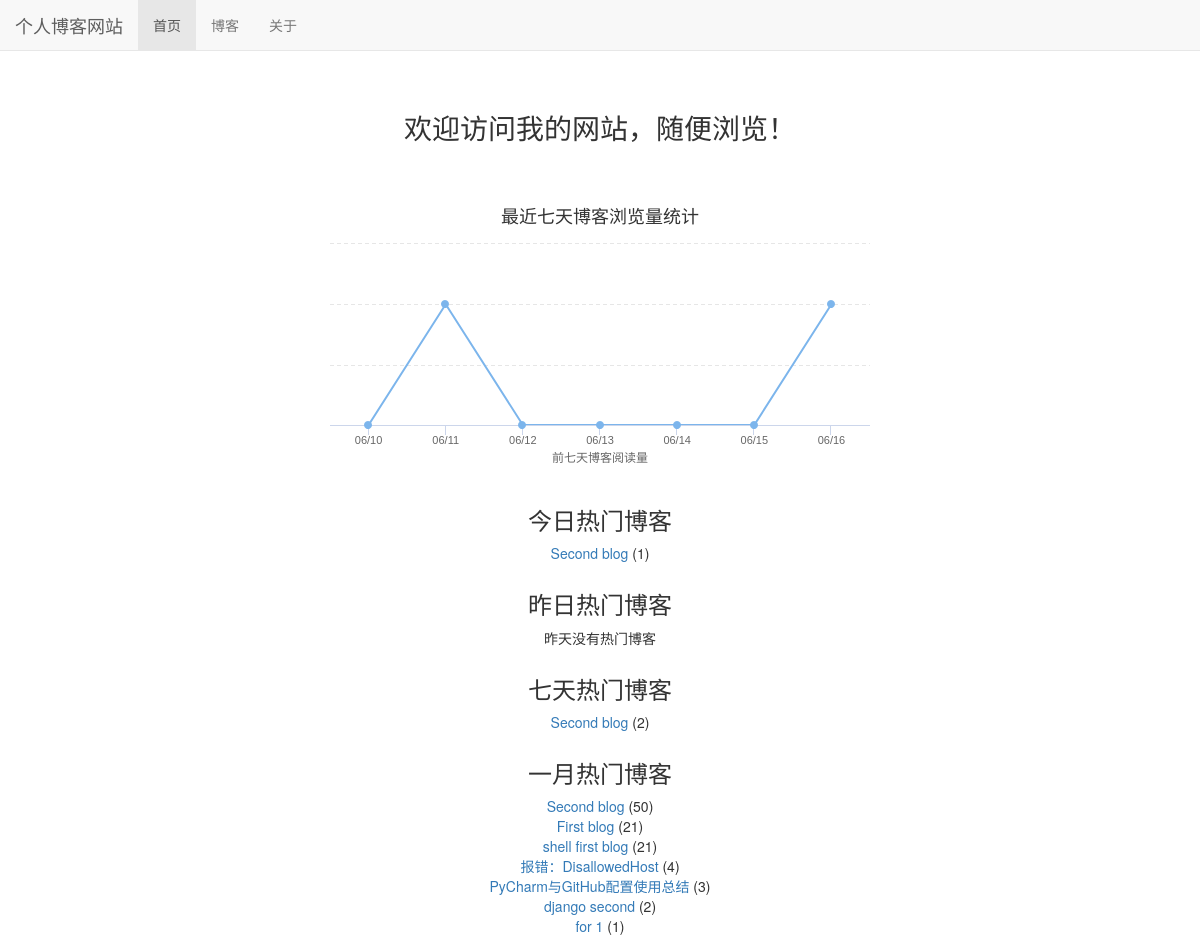
The page / on the database its author committed.
### read_statistics/models.py (models this page shows)
class ReadDetail(models.Model):
    date = models.DateField(default=timezone.now)
    read_num = models.IntegerField(default=0)
    content_type = models.ForeignKey(ContentType, on_delete=models.DO_NOTHING)
    object_id = models.PositiveIntegerField()
    content_object = GenericForeignKey('content_type', 'object_id')

### blog/models.py (models this page shows, shortened)
class Blog(models.Model, ReadNumExpandMethod):
    title = models.CharField(max_length=30)
    blog_type = models.ForeignKey(BlogType, on_delete=models.DO_NOTHING)
    content = RichTextUploadingField()   # 富文本
    author = models.ForeignKey(User, on_delete=models.DO_NOTHING)
    read_details = GenericRelation(ReadDetail)  #反向关联对像 ReadDetail
    created_time = models.DateTimeField(auto_now_add=True)
    last_time = models.DateTimeField(auto_now=True)
    class Meta:
        ordering = ['-created_time']

### mysite/views.py (the view)
# urls.py: 2. Add a URL to urlpatterns:  path('', views.home, name='home')
def home(request):
    context_type = ContentType.objects.get_for_model(Blog)
    dates, read_nums = get_seven_days_read_data(context_type)
    today_hot_data = get_today_hot_data(context_type)
    yesterday_hot_data = get_yesterday_hot_data(context_type)
    seven_hot_blogs = cache.get('seven_hot_blogs')
    if seven_hot_blogs is None:
        seven_hot_blogs = get_seven_days_hot_data()
        cache.set('seven_hot_blogs', seven_hot_blogs, 3600)
    one_month_blogs = cache.get('one_month_blogs')
    if one_month_blogs is None:
        one_month_blogs = get_30_days_hot_data()
        cache.set('one_month_blogs', one_month_blogs, 3600)
    context = {'read_nums': read_nums,
               'dates': dates,
               'today_hot_data': today_hot_data,
               'yesterday_hot_data': yesterday_hot_data,
               'seven_hot_blogs': seven_hot_blogs,
               'one_month_blogs': one_month_blogs,
               }
    return render(request, 'home.html', context)

### mysite/views.py (called while the page is built)
def get_seven_days_hot_data():
    today = timezone.now().date()
    one_week_before = today - datetime.timedelta(days=6)
    seven_hot_blogs = Blog.objects    \
                          .filter(read_details__date__lte=today, read_details__date__gte=one_week_before)  \
                          .values('id', 'title')   \
                          .annotate(read_num_sum=Sum('read_details__read_num'))   \
                          .order_by('-read_num_sum')
    return seven_hot_blogs[:7]

def get_30_days_hot_data():
    today = timezone.now().date()
    one_month_before = today - datetime.timedelta(days=29)
    one_month_blogs = Blog.objects \
                             .filter(read_details__date__lte=today, read_details__date__gte=one_month_before) \
                             .values('id', 'title') \
                             .annotate(read_num_sum=Sum('read_details__read_num')) \
                             .order_by('-read_num_sum')
    return one_month_blogs[:7]

### read_statistics/utils.py (called while the page is built)
def get_seven_days_read_data(content_type):
    today = timezone.now().date()
    dates = []
    read_nums = []
    for i in range(6, -1, -1):
        date = today - datetime.timedelta(days=i)
        dates.append(date.strftime('%m/%d'))
        read_details = ReadDetail.objects.filter(content_type=content_type, date=date)
        result = read_details.aggregate(read_num_sum=Sum('read_num'))
        read_nums.append(result['read_num_sum'] or 0)
    return dates, read_nums

def get_today_hot_data(content_type):
    today = timezone.now().date()
    read_details = ReadDetail.objects.filter(content_type=content_type, date=today).order_by('-read_num')
    return read_details[:7]

def get_yesterday_hot_data(content_type):
    today = timezone.now().date()
    yesterday = today - datetime.timedelta(days=1)
    read_details = ReadDetail.objects.filter(content_type=content_type, date=yesterday).order_by('-read_num')
    return read_details[:7]

### templates/home.html (shortened to what this page needs)
{% extends 'base.html' %}
{% load staticfiles %}
{% block nav_home_active %}active{% endblock %}
{% block header_home_extends %}
    <link rel="stylesheet" href="{% static 'home.css' %}">
{% endblock %}
{% block content %}
    <h3 class="home-content">欢迎访问我的网站，随便浏览！</h3>
    <div id="container"></div>
    <div class="hot-data">
        <h3 class="hot-data-title">今日热门博客</h3>
        <ul class="hot-hit">
            {% for hot_data in today_hot_data %}
                <li>
                    <a href="{% url 'blog_detail' hot_data.content_object.pk %}">{{ hot_data.content_object.title }}
                    </a>({{ hot_data.read_num }})
                </li>
            {% empty %}
                <li>今天暂时没有热门博客</li>
            {% endfor %}
        </ul>
    </div>
    <div class="hot-data">
        <h3 class="hot-data-title">昨日热门博客</h3>
        <ul class="hot-hit">
            {% for hot_data in yesterday_hot_data %}
                <li>
                    <a href="{% url 'blog_detail' hot_data.content_object.pk %}">{{ hot_data.content_object.title }}
                    </a>({{ hot_data.read_num }})
                </li>
            {% empty %}
                <li>昨天没有热门博客</li>
            {% endfor %}
        </ul>
    </div>
    <div class="hot-data">
        <h3 class="hot-data-title">七天热门博客</h3>
        <ul class="hot-hit">
            {% for hot_blog in seven_hot_blogs %}
                <li>
                    <a href="{% url 'blog_detail' hot_blog.id %}">{{ hot_blog.title }}
                    </a>({{ hot_blog.read_num_sum }})
                </li>
            {% empty %}
                <li>最近七没有热门博客</li>
            {% endfor %}
        </ul>
    </div>
    <div class="hot-data">
        <h3 class="hot-data-title">一月热门博客</h3>
        <ul class="hot-hit">
            {% for hot_blog in one_month_blogs %}
                <li>
                    <a href="{% url 'blog_detail' hot_blog.id %}">{{ hot_blog.title }}
                    </a>({{ hot_blog.read_num_sum }})
                </li>
            {% empty %}
                <li>这一个月没有热门博客</li>
            {% endfor %}
        </ul>
    </div>
{% endblock %}

### static/base.css (style rules this page uses)
* { margin: 0px; padding: 0px; }
body { margin-top: 60px!important; }

### static/home.css (style rules this page uses)
h3.home-content { font-size: 200%; text-align: center; margin-top: 4em; margin-bottom: 2em; }
div#container { margin: 0 auto; width: 40em; min-height: 20em; max-height: 30em; }
div.hot-data { text-align: center; margin-top: 2em; }

### rows shown on the page
ReadDetail: content_object "Second blog", read_num "1"
Blog: title "Second blog", read_num_sum "2"

### other values the page prints
{{ hot_blog.title }} "Second blog" "First blog" "shell first blog" "报错：DisallowedHost" "PyCharm与GitHub配置使用总结" "django second" "for 1"
{{ hot_blog.read_num_sum }} "50" "21" "21" "4" "3" "2" "1"
